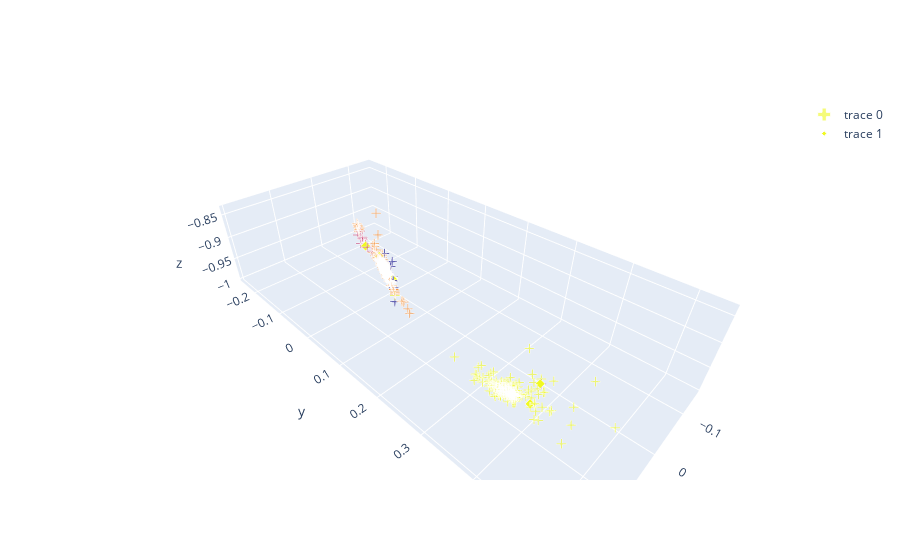

The notebook cell saved with this chart:
### Code cell
fig = make_subplots(rows=2, cols=1, specs=[[{'type': 'scatter3d'}], [{'type': 'scatter3d'}]])
fig.add_trace(go.Scatter3d(x=pos[:,0], y=pos[:,1], z=pos[:,2], mode='markers',
    marker=dict(size=e_particle, color=particle_id, opacity=0.6, symbol = 'cross' )), row=1, col=1)
fig.add_trace(go.Scatter3d(x=pos_particles[:, 0], y=pos_particles[:, 1], z=pos_particles[:, 2],
                            mode='markers', marker = dict (size = e_particle, color = particle_id,opacity= 0.5,symbol = "x")), row=2, col=1)

scatter1 = go.Scatter3d(x=pos[:, 0], y=pos[:, 1],z=pos[:, 2], mode='markers', marker=dict(size=e_particle, color=particle_id, opacity=0.6, symbol = 'cross' )
)
scatter2 = go.Scatter3d(x=pos_particles[:, 0],y=pos_particles[:, 1],z=pos_particles[:, 2],mode='markers',
    marker=dict(size=particle_id, color=particle_id, opacity=1 , symbol = 'diamond')
)
data = [scatter1, scatter2]
layout = go.Layout(scene=dict(aspectmode='data'))
fig1 = go.Figure(data=data, layout=layout)
fig1.show()
#pyo.plot(fig, filename='plot1.html')
#pyo.plot(fig1, filename = 'plot2.html')

### Figure 1 — Plotly figure (JSON) as saved in the notebook; plotly's stock layout.template omitted (floating-point values rounded to 4 significant figures; data arrays with more than 128 entries replaced by an {"elided": "..."} marker saying what was removed)
{"data": [{"marker": {"color": {"elided": "903 int values"}, "opacity": 0.6, "size": [2.543, 1.08, 0.5786, 23.33, 26.63], "symbol": "cross"}, "mode": "markers", "type": "scatter3d", "x": {"elided": "903 float values"}, "y": {"elided": "903 float values"}, "z": {"elided": "903 float values"}}, {"marker": {"color": {"elided": "903 int values"}, "opacity": 1, "size": {"elided": "903 int values"}, "symbol": "diamond"}, "mode": "markers", "type": "scatter3d", "x": [-0.02241, 0.08562, -0.05582, -0.05531, 0.1345], "y": [-0.02833, 0.4072, -0.1631, -0.1132, 0.4234], "z": [-0.9993, -0.9093, -0.985, -0.992, -0.8959]}], "layout": {"scene": {"aspectmode": "data"}}}
